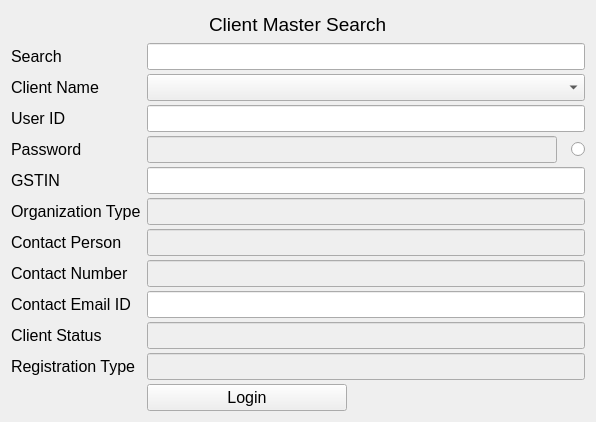
<?xml version="1.0" encoding="UTF-8"?>
<ui version="4.0">
 <class>auto_login_window</class>
 <widget class="QWidget" name="auto_login_window">
  <property name="geometry">
   <rect>
    <x>0</x>
    <y>0</y>
    <width>596</width>
    <height>422</height>
   </rect>
  </property>
  <property name="windowTitle">
   <string>GSTAuto</string>
  </property>
  <property name="styleSheet">
   <string notr="true">font: 75 12pt MS Shell Dlg 2;</string>
  </property>
  <layout class="QVBoxLayout" name="verticalLayout_2">
   <item>
    <layout class="QVBoxLayout" name="auto_login_VBox">
     <item alignment="Qt::AlignHCenter">
      <widget class="QLabel" name="head">
       <property name="maximumSize">
        <size>
         <width>16777215</width>
         <height>30</height>
        </size>
       </property>
       <property name="styleSheet">
        <string notr="true">font: 75 14pt MS Shell Dlg 2;</string>
       </property>
       <property name="text">
        <string>Client Master Search</string>
       </property>
      </widget>
     </item>
     <item>
      <layout class="QHBoxLayout" name="auto_login_QHBox">
       <item>
        <layout class="QFormLayout" name="auto_login_form_layout">
         <property name="fieldGrowthPolicy">
          <enum>QFormLayout::AllNonFixedFieldsGrow</enum>
         </property>
         <property name="verticalSpacing">
          <number>4</number>
         </property>
         <item row="0" column="0">
          <widget class="QLabel" name="search_label">
           <property name="minimumSize">
            <size>
             <width>125</width>
             <height>0</height>
            </size>
           </property>
           <property name="text">
            <string>Search</string>
           </property>
          </widget>
         </item>
         <item row="0" column="1">
          <widget class="QLineEdit" name="search_le"/>
         </item>
         <item row="1" column="0">
          <widget class="QLabel" name="client_name_label">
           <property name="minimumSize">
            <size>
             <width>125</width>
             <height>0</height>
            </size>
           </property>
           <property name="text">
            <string>Client Name</string>
           </property>
          </widget>
         </item>
         <item row="1" column="1">
          <widget class="QComboBox" name="client_name_combo_box"/>
         </item>
         <item row="2" column="0">
          <widget class="QLabel" name="user_id_label">
           <property name="minimumSize">
            <size>
             <width>125</width>
             <height>0</height>
            </size>
           </property>
           <property name="text">
            <string>User ID</string>
           </property>
          </widget>
         </item>
         <item row="2" column="1">
          <widget class="QLineEdit" name="user_id_le">
           <property name="enabled">
            <bool>true</bool>
           </property>
           <property name="readOnly">
            <bool>true</bool>
           </property>
          </widget>
         </item>
         <item row="3" column="0">
          <widget class="QLabel" name="password_label">
           <property name="minimumSize">
            <size>
             <width>125</width>
             <height>0</height>
            </size>
           </property>
           <property name="text">
            <string>Password</string>
           </property>
          </widget>
         </item>
         <item row="4" column="0">
          <widget class="QLabel" name="gstin_label">
           <property name="minimumSize">
            <size>
             <width>125</width>
             <height>0</height>
            </size>
           </property>
           <property name="text">
            <string>GSTIN</string>
           </property>
          </widget>
         </item>
         <item row="4" column="1">
          <widget class="QLineEdit" name="gstin_le">
           <property name="enabled">
            <bool>true</bool>
           </property>
           <property name="readOnly">
            <bool>true</bool>
           </property>
          </widget>
         </item>
         <item row="5" column="0">
          <widget class="QLabel" name="org_type_label">
           <property name="minimumSize">
            <size>
             <width>125</width>
             <height>0</height>
            </size>
           </property>
           <property name="text">
            <string>Organization Type</string>
           </property>
          </widget>
         </item>
         <item row="5" column="1">
          <widget class="QLineEdit" name="org_type_le">
           <property name="enabled">
            <bool>false</bool>
           </property>
          </widget>
         </item>
         <item row="6" column="0">
          <widget class="QLabel" name="contact_person_label">
           <property name="minimumSize">
            <size>
             <width>125</width>
             <height>0</height>
            </size>
           </property>
           <property name="text">
            <string>Contact Person</string>
           </property>
          </widget>
         </item>
         <item row="6" column="1">
          <widget class="QLineEdit" name="contact_person_le">
           <property name="enabled">
            <bool>false</bool>
           </property>
          </widget>
         </item>
         <item row="7" column="0">
          <widget class="QLabel" name="contact_number_label">
           <property name="minimumSize">
            <size>
             <width>125</width>
             <height>0</height>
            </size>
           </property>
           <property name="text">
            <string>Contact Number</string>
           </property>
          </widget>
         </item>
         <item row="7" column="1">
          <widget class="QLineEdit" name="contact_number_le">
           <property name="enabled">
            <bool>false</bool>
           </property>
          </widget>
         </item>
         <item row="8" column="0">
          <widget class="QLabel" name="email_id_label">
           <property name="minimumSize">
            <size>
             <width>125</width>
             <height>0</height>
            </size>
           </property>
           <property name="text">
            <string>Contact Email ID</string>
           </property>
          </widget>
         </item>
         <item row="8" column="1">
          <widget class="QLineEdit" name="email_id_le">
           <property name="enabled">
            <bool>true</bool>
           </property>
           <property name="readOnly">
            <bool>true</bool>
           </property>
          </widget>
         </item>
         <item row="9" column="0">
          <widget class="QLabel" name="status_label">
           <property name="minimumSize">
            <size>
             <width>125</width>
             <height>0</height>
            </size>
           </property>
           <property name="text">
            <string>Client Status</string>
           </property>
          </widget>
         </item>
         <item row="9" column="1">
          <widget class="QLineEdit" name="client_status_le">
           <property name="enabled">
            <bool>false</bool>
           </property>
          </widget>
         </item>
         <item row="10" column="0">
          <widget class="QLabel" name="reg_type_label">
           <property name="minimumSize">
            <size>
             <width>125</width>
             <height>0</height>
            </size>
           </property>
           <property name="text">
            <string>Registration Type</string>
           </property>
          </widget>
         </item>
         <item row="10" column="1">
          <widget class="QLineEdit" name="reg_type_le">
           <property name="enabled">
            <bool>false</bool>
           </property>
          </widget>
         </item>
         <item row="12" column="1">
          <widget class="QPushButton" name="login_button">
           <property name="maximumSize">
            <size>
             <width>200</width>
             <height>16777215</height>
            </size>
           </property>
           <property name="toolTip">
            <string>Ctr + G</string>
           </property>
           <property name="text">
            <string>Login</string>
           </property>
           <property name="shortcut">
            <string>Ctrl+G</string>
           </property>
          </widget>
         </item>
         <item row="3" column="1">
          <layout class="QHBoxLayout" name="horizontalLayout">
           <item>
            <widget class="QLineEdit" name="password_le">
             <property name="enabled">
              <bool>false</bool>
             </property>
             <property name="minimumSize">
              <size>
               <width>410</width>
               <height>0</height>
              </size>
             </property>
             <property name="maximumSize">
              <size>
               <width>410</width>
               <height>16777215</height>
              </size>
             </property>
             <property name="echoMode">
              <enum>QLineEdit::Password</enum>
             </property>
            </widget>
           </item>
           <item>
            <spacer name="horizontalSpacer">
             <property name="orientation">
              <enum>Qt::Horizontal</enum>
             </property>
             <property name="sizeHint" stdset="0">
              <size>
               <width>40</width>
               <height>20</height>
              </size>
             </property>
            </spacer>
           </item>
           <item>
            <widget class="QRadioButton" name="radio_showPwd">
             <property name="text">
              <string/>
             </property>
            </widget>
           </item>
          </layout>
         </item>
        </layout>
       </item>
      </layout>
     </item>
    </layout>
   </item>
  </layout>
 </widget>
 <tabstops>
  <tabstop>search_le</tabstop>
  <tabstop>client_name_combo_box</tabstop>
  <tabstop>user_id_le</tabstop>
  <tabstop>password_le</tabstop>
  <tabstop>radio_showPwd</tabstop>
  <tabstop>gstin_le</tabstop>
  <tabstop>org_type_le</tabstop>
  <tabstop>contact_person_le</tabstop>
  <tabstop>contact_number_le</tabstop>
  <tabstop>email_id_le</tabstop>
  <tabstop>client_status_le</tabstop>
  <tabstop>reg_type_le</tabstop>
  <tabstop>login_button</tabstop>
 </tabstops>
 <resources/>
 <connections/>
</ui>
